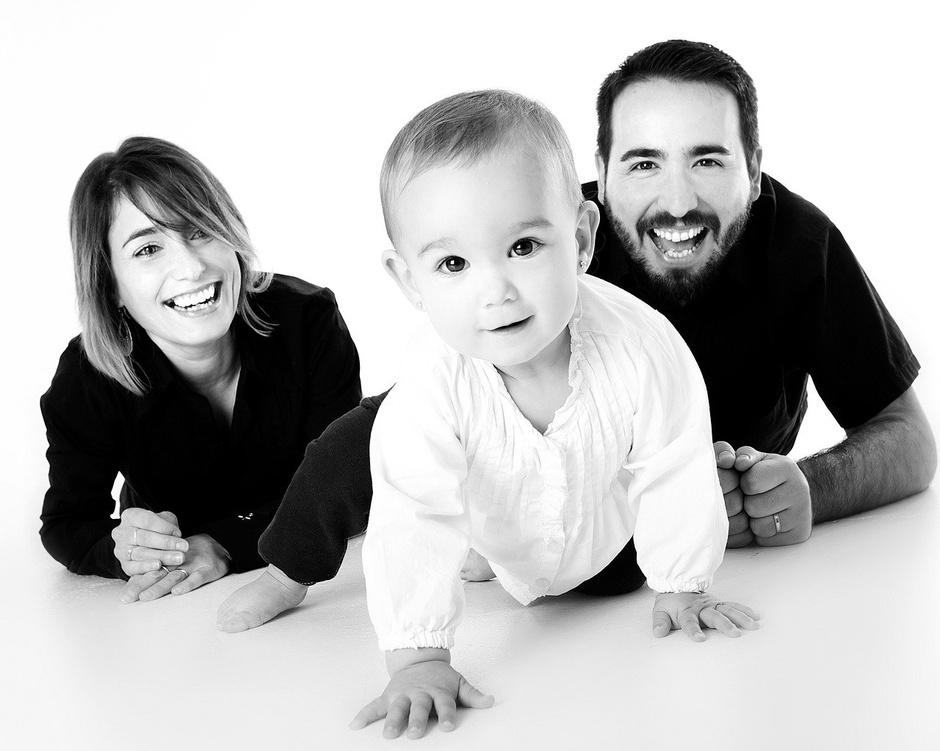
#> input picture images/family.jpg, 940 x 751 px, shrunk from 1280 x 1023 before the run
$ python face_haar_detection.py
#> lines starting #> are read from the running program, lines starting #| are printed output that depends on the picture
# 1.导入库
import cv2
import numpy as np
import matplotlib.pyplot as plt

# 2.方法：显示图片
def show_image(image,title,pos):
    #BRG to RGB
    img_RGB = image[:,:,::-1]
    plt.subplot(2,2,pos)
    plt.title(title)
    plt.imshow(img_RGB)
    plt.axis("off")

# 3 方法：绘制图片中检测到的人脸
def plot_rectangle(image, faces):
    # 拿到检测到的人脸数据，返回4个值：坐标(x,y), 宽高width, height
    for (x, y, w, h) in faces:
        cv2.rectangle(image, (x, y), (x+w, y+h), (255, 0, 0), 3)
    return image

# 4 主函数
def main():
    # 5 读取一张图片
    image = cv2.imread("../images/family.jpg")
#> image is the input picture: shape (751, 940, 3); min 0, max 255, mean 185.1
    # 6 转成灰度图
    gray = cv2.cvtColor(image, cv2.COLOR_BGR2RGB)
    # 7 通过OpenCV自带的方法cv2.CascadeClassifier()加载级联分类器
    face_alt2 = cv2.CascadeClassifier("haarcascade_frontalface_alt2.xml")

    # 8 通过第7步，对图像中的人脸进行检测
    face_alt2_detect = face_alt2.detectMultiScale(gray)
#> face_alt2_detect = [[133, 257, 120, 120], [588, 94, 176, 176], [386, 174, 212, 212]]

    # 9 绘制图片中检测到的人脸
    face_alt2_result = plot_rectangle(image.copy(), face_alt2_detect)
#> the loop in plot_rectangle, `for (x, y, w, h) in faces:` made 3 passes
#> after the loop in plot_rectangle, `for (x, y, w, h) in faces:`:
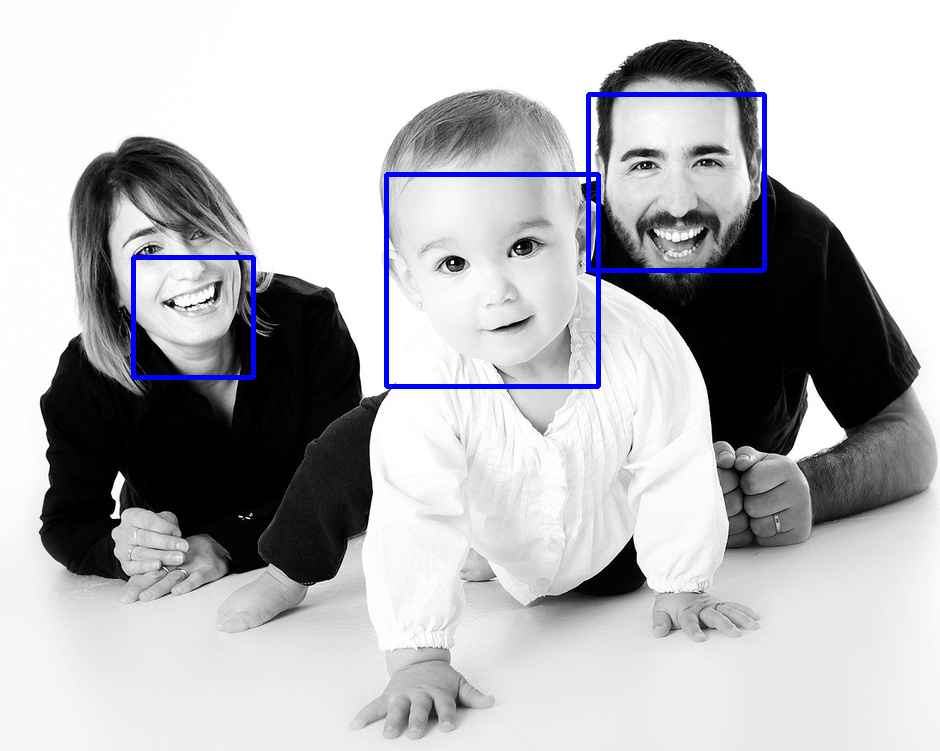
#> image: shape (751, 940, 3); mean of channels 0, 1, 2 186.5, 182.9, 182.9; drawn as B, G, R

    # 10 创建画布
    plt.figure(figsize=(9, 6))
    plt.suptitle("Face detection with Haar Cascade", fontsize=14, fontweight="bold")

    # 11 最终显示整个检测效果
    show_image(face_alt2_result, "face_alt2", 1)

    plt.show()

# 12 主程序入口
if __name__ == '__main__':
    main()
